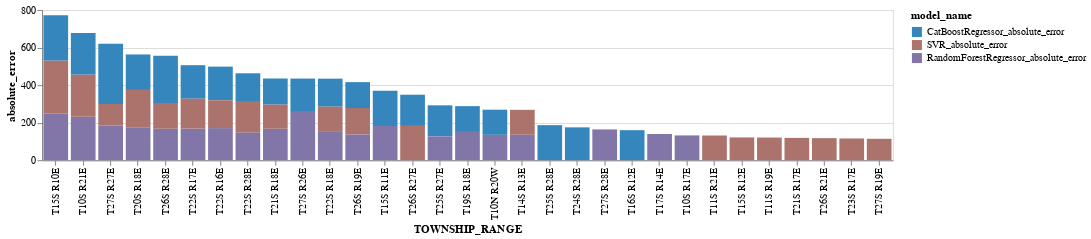

The cell this chart's notebook holds for it:
### Markdown cell above
### Identify townships with the most error

### Code cell
errors_by_township_df, chart = chart_error_by_township(error_df, model_name_list, 20)
chart

### Figure 1 — Vega-Lite specification as saved in the notebook (floating-point values rounded to 4 significant figures)
{"config": {"view": {"continuousWidth": 400, "continuousHeight": 300}}, "data": {"name": "data-eb26fb22bda01039a008e9f4897c17b2"}, "mark": {"type": "bar", "opacity": 1}, "encoding": {"color": {"field": "model_name", "scale": {"domain": ["CatBoostRegressor_absolute_error", "SVR_absolute_error", "RandomForestRegressor_absolute_error"], "range": ["#3586BD", "#AC736C", "#8275A8"]}, "type": "nominal"}, "tooltip": [{"field": "model_name", "type": "nominal"}, {"field": "absolute_error", "type": "quantitative"}, {"field": "TOWNSHIP_RANGE", "type": "nominal"}], "x": {"field": "TOWNSHIP_RANGE", "sort": "-y", "type": "nominal"}, "y": {"field": "absolute_error", "type": "quantitative"}}, "height": 150, "width": 850, "$schema": "https://vega.github.io/schema/vega-lite/v4.17.0.json", "datasets": {"data-eb26fb22bda01039a008e9f4897c17b2": [{"TOWNSHIP_RANGE": "T27S R27E", "GSE_GWE_SHIFTED": 626.5, "model_name": "CatBoostRegressor_absolute_error", "absolute_error": 320.9}, {"TOWNSHIP_RANGE": "T15S R10E", "GSE_GWE_SHIFTED": 182.3, "model_name": "SVR_absolute_error", "absolute_error": 282.4}, {"TOWNSHIP_RANGE": "T27S R26E", "GSE_GWE_SHIFTED": 443.7, "model_name": "RandomForestRegressor_absolute_error", "absolute_error": 261.3}, {"TOWNSHIP_RANGE": "T26S R28E", "GSE_GWE_SHIFTED": 708.6, "model_name": "CatBoostRegressor_absolute_error", "absolute_error": 250.9}, {"TOWNSHIP_RANGE": "T15S R10E", "GSE_GWE_SHIFTED": 182.3, "model_name": "RandomForestRegressor_absolute_error", "absolute_error": 248.5}, {"TOWNSHIP_RANGE": "T15S R10E", "GSE_GWE_SHIFTED": 182.3, "model_name": "CatBoostRegressor_absolute_error", "absolute_error": 241.7}, {"TOWNSHIP_RANGE": "T10S R21E", "GSE_GWE_SHIFTED": 27.3, "model_name": "RandomForestRegressor_absolute_error", "absolute_error": 231.8}, {"TOWNSHIP_RANGE": "T10S R21E", "GSE_GWE_SHIFTED": 27.3, "model_name": "SVR_absolute_error", "absolute_error": 225.0}, {"TOWNSHIP_RANGE": "T10S R21E", "GSE_GWE_SHIFTED": 27.3, "model_name": "CatBoostRegressor_absolute_error", "absolute_error": 220.9}, {"TOWNSHIP_RANGE": "T20S R18E", "GSE_GWE_SHIFTED": 391.8, "model_name": "SVR_absolute_error", "absolute_error": 201.1}, {"TOWNSHIP_RANGE": "T20S R18E", "GSE_GWE_SHIFTED": 391.8, "model_name": "CatBoostRegressor_absolute_error", "absolute_error": 189.2}, {"TOWNSHIP_RANGE": "T15S R11E", "GSE_GWE_SHIFTED": 621.0, "model_name": "CatBoostRegressor_absolute_error", "absolute_error": 187.6}, {"TOWNSHIP_RANGE": "T25S R28E", "GSE_GWE_SHIFTED": 625.6, "model_name": "CatBoostRegressor_absolute_error", "absolute_error": 186.6}, {"TOWNSHIP_RANGE": "T27S R27E", "GSE_GWE_SHIFTED": 626.5, "model_name": "RandomForestRegressor_absolute_error", "absolute_error": 184.1}, {"TOWNSHIP_RANGE": "T26S R27E", "GSE_GWE_SHIFTED": 622.6, "model_name": "SVR_absolute_error", "absolute_error": 182.4}, {"TOWNSHIP_RANGE": "T15S R11E", "GSE_GWE_SHIFTED": 621.0, "model_name": "RandomForestRegressor_absolute_error", "absolute_error": 181.9}, {"TOWNSHIP_RANGE": "T22S R16E", "GSE_GWE_SHIFTED": 483.0, "model_name": "CatBoostRegressor_absolute_error", "absolute_error": 179.3}, {"TOWNSHIP_RANGE": "T22S R17E", "GSE_GWE_SHIFTED": 473.4, "model_name": "CatBoostRegressor_absolute_error", "absolute_error": 178.7}, {"TOWNSHIP_RANGE": "T24S R28E", "GSE_GWE_SHIFTED": 546.1, "model_name": "CatBoostRegressor_absolute_error", "absolute_error": 174.8}, {"TOWNSHIP_RANGE": "T27S R26E", "GSE_GWE_SHIFTED": 443.7, "model_name": "CatBoostRegressor_absolute_error", "absolute_error": 173.4}, {"TOWNSHIP_RANGE": "T20S R18E", "GSE_GWE_SHIFTED": 391.8, "model_name": "RandomForestRegressor_absolute_error", "absolute_error": 173.0}, {"TOWNSHIP_RANGE": "T22S R16E", "GSE_GWE_SHIFTED": 483.0, "model_name": "RandomForestRegressor_absolute_error", "absolute_error": 170.8}, {"TOWNSHIP_RANGE": "T22S R17E", "GSE_GWE_SHIFTED": 473.4, "model_name": "RandomForestRegressor_absolute_error", "absolute_error": 168.0}, {"TOWNSHIP_RANGE": "T21S R18E", "GSE_GWE_SHIFTED": 416.2, "model_name": "RandomForestRegressor_absolute_error", "absolute_error": 167.4}, {"TOWNSHIP_RANGE": "T26S R28E", "GSE_GWE_SHIFTED": 708.6, "model_name": "RandomForestRegressor_absolute_error", "absolute_error": 167.2}, {"TOWNSHIP_RANGE": "T26S R27E", "GSE_GWE_SHIFTED": 622.6, "model_name": "CatBoostRegressor_absolute_error", "absolute_error": 166.4}, {"TOWNSHIP_RANGE": "T25S R27E", "GSE_GWE_SHIFTED": 558.6, "model_name": "CatBoostRegressor_absolute_error", "absolute_error": 165.7}, {"TOWNSHIP_RANGE": "T22S R28E", "GSE_GWE_SHIFTED": 269.7, "model_name": "SVR_absolute_error", "absolute_error": 164.3}, {"TOWNSHIP_RANGE": "T27S R28E", "GSE_GWE_SHIFTED": 367.5, "model_name": "RandomForestRegressor_absolute_error", "absolute_error": 163.8}, {"TOWNSHIP_RANGE": "T16S R12E", "GSE_GWE_SHIFTED": 621.0, "model_name": "CatBoostRegressor_absolute_error", "absolute_error": 159.8}, {"TOWNSHIP_RANGE": "T22S R17E", "GSE_GWE_SHIFTED": 473.4, "model_name": "SVR_absolute_error", "absolute_error": 159.4}, {"TOWNSHIP_RANGE": "T22S R28E", "GSE_GWE_SHIFTED": 269.7, "model_name": "CatBoostRegressor_absolute_error", "absolute_error": 152.5}, {"TOWNSHIP_RANGE": "T22S R18E", "GSE_GWE_SHIFTED": 406.4, "model_name": "RandomForestRegressor_absolute_error", "absolute_error": 150.7}, {"TOWNSHIP_RANGE": "T19S R18E", "GSE_GWE_SHIFTED": 348.8, "model_name": "RandomForestRegressor_absolute_error", "absolute_error": 150.2}, {"TOWNSHIP_RANGE": "T22S R18E", "GSE_GWE_SHIFTED": 406.4, "model_name": "CatBoostRegressor_absolute_error", "absolute_error": 149.2}, {"TOWNSHIP_RANGE": "T22S R16E", "GSE_GWE_SHIFTED": 483.0, "model_name": "SVR_absolute_error", "absolute_error": 148.3}, {"TOWNSHIP_RANGE": "T22S R28E", "GSE_GWE_SHIFTED": 269.7, "model_name": "RandomForestRegressor_absolute_error", "absolute_error": 146.2}, {"TOWNSHIP_RANGE": "T26S R19E", "GSE_GWE_SHIFTED": 210.0, "model_name": "SVR_absolute_error", "absolute_error": 141.6}, {"TOWNSHIP_RANGE": "T17S R14E", "GSE_GWE_SHIFTED": 475.2, "model_name": "RandomForestRegressor_absolute_error", "absolute_error": 139.5}, {"TOWNSHIP_RANGE": "T21S R18E", "GSE_GWE_SHIFTED": 416.2, "model_name": "CatBoostRegressor_absolute_error", "absolute_error": 139.4}, {"TOWNSHIP_RANGE": "T26S R19E", "GSE_GWE_SHIFTED": 210.0, "model_name": "CatBoostRegressor_absolute_error", "absolute_error": 137.9}, {"TOWNSHIP_RANGE": "T26S R28E", "GSE_GWE_SHIFTED": 708.6, "model_name": "SVR_absolute_error", "absolute_error": 137.7}, {"TOWNSHIP_RANGE": "T19S R18E", "GSE_GWE_SHIFTED": 348.8, "model_name": "CatBoostRegressor_absolute_error", "absolute_error": 137.7}, {"TOWNSHIP_RANGE": "T26S R19E", "GSE_GWE_SHIFTED": 210.0, "model_name": "RandomForestRegressor_absolute_error", "absolute_error": 136.3}, {"TOWNSHIP_RANGE": "T14S R13E", "GSE_GWE_SHIFTED": 192.2, "model_name": "RandomForestRegressor_absolute_error", "absolute_error": 135.5}, {"TOWNSHIP_RANGE": "T10N R20W", "GSE_GWE_SHIFTED": 569.5, "model_name": "RandomForestRegressor_absolute_error", "absolute_error": 135.0}, {"TOWNSHIP_RANGE": "T22S R18E", "GSE_GWE_SHIFTED": 406.4, "model_name": "SVR_absolute_error", "absolute_error": 134.4}, {"TOWNSHIP_RANGE": "T10N R20W", "GSE_GWE_SHIFTED": 569.5, "model_name": "CatBoostRegressor_absolute_error", "absolute_error": 133.9}, {"TOWNSHIP_RANGE": "T14S R13E", "GSE_GWE_SHIFTED": 192.2, "model_name": "SVR_absolute_error", "absolute_error": 132.6}, {"TOWNSHIP_RANGE": "T10S R17E", "GSE_GWE_SHIFTED": 297.7, "model_name": "RandomForestRegressor_absolute_error", "absolute_error": 131.8}, {"TOWNSHIP_RANGE": "T11S R21E", "GSE_GWE_SHIFTED": 48.35, "model_name": "SVR_absolute_error", "absolute_error": 131.3}, {"TOWNSHIP_RANGE": "T21S R18E", "GSE_GWE_SHIFTED": 416.2, "model_name": "SVR_absolute_error", "absolute_error": 128.4}, {"TOWNSHIP_RANGE": "T25S R27E", "GSE_GWE_SHIFTED": 558.6, "model_name": "RandomForestRegressor_absolute_error", "absolute_error": 126.4}, {"TOWNSHIP_RANGE": "T15S R12E", "GSE_GWE_SHIFTED": 394.1, "model_name": "SVR_absolute_error", "absolute_error": 121.2}, {"TOWNSHIP_RANGE": "T11S R19E", "GSE_GWE_SHIFTED": 304.2, "model_name": "SVR_absolute_error", "absolute_error": 120.4}, {"TOWNSHIP_RANGE": "T21S R17E", "GSE_GWE_SHIFTED": 437.7, "model_name": "SVR_absolute_error", "absolute_error": 118.7}, {"TOWNSHIP_RANGE": "T26S R21E", "GSE_GWE_SHIFTED": 236.7, "model_name": "SVR_absolute_error", "absolute_error": 117.4}, {"TOWNSHIP_RANGE": "T23S R17E", "GSE_GWE_SHIFTED": 369.4, "model_name": "SVR_absolute_error", "absolute_error": 115.6}, {"TOWNSHIP_RANGE": "T27S R27E", "GSE_GWE_SHIFTED": 626.5, "model_name": "SVR_absolute_error", "absolute_error": 115.2}, {"TOWNSHIP_RANGE": "T27S R19E", "GSE_GWE_SHIFTED": 210.0, "model_name": "SVR_absolute_error", "absolute_error": 113.8}]}}
